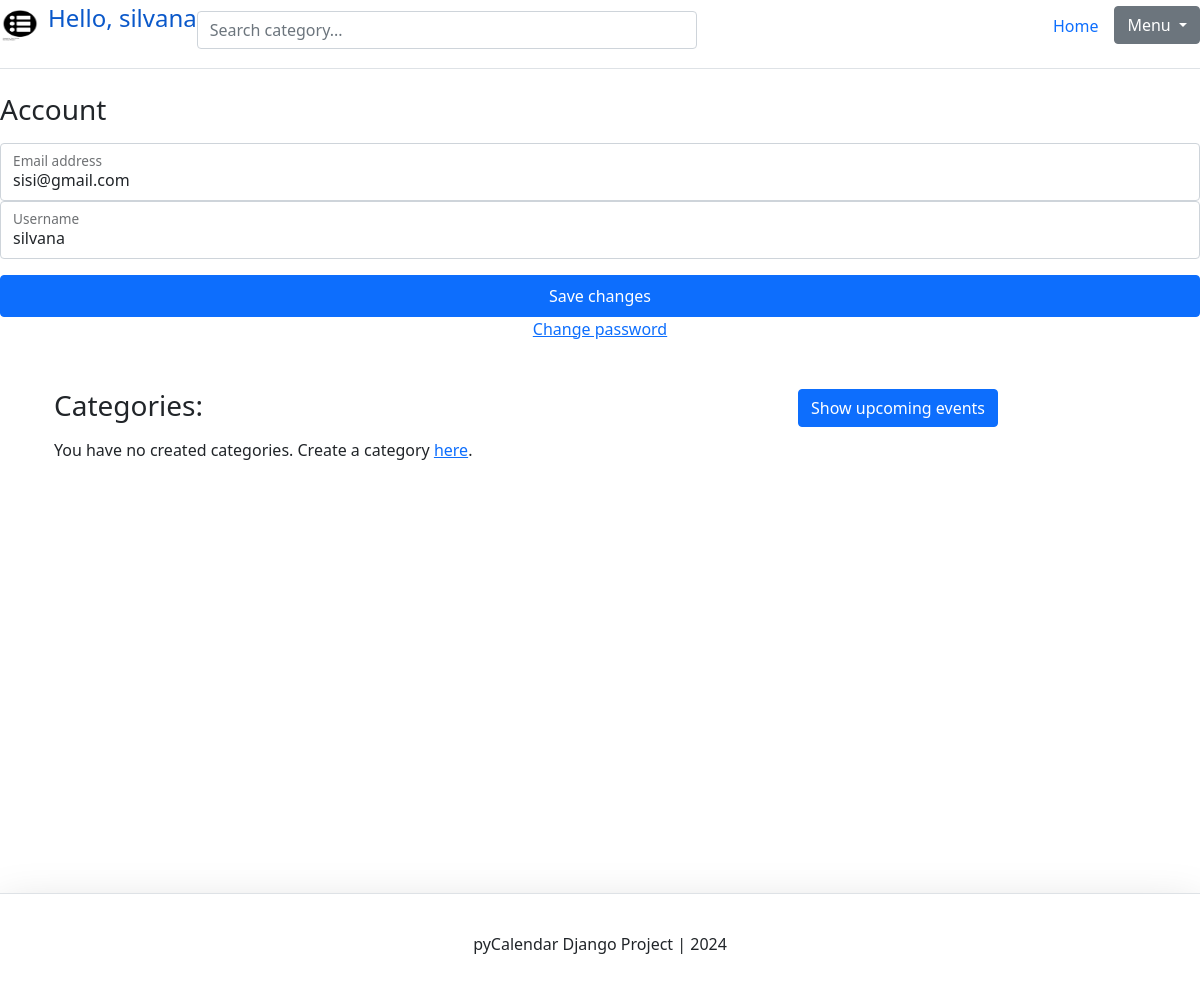
The app's page /account/ (signed in) with its own data.
### account/models.py (models this page shows, shortened)
class Account(AbstractBaseUser):
    email = models.EmailField(verbose_name="email", max_length=60, unique=True)
    username = models.CharField(max_length=30, unique=True)
    date_joined = models.DateTimeField(verbose_name="date joined", auto_now_add=True)
    last_login = models.DateTimeField(verbose_name="last login", auto_now_add=True)
    is_admin = models.BooleanField(default=False)
    is_active = models.BooleanField(default=True)
    is_staff = models.BooleanField(default=False)
    is_superuser = models.BooleanField(default=False)
    USERNAME_FIELD = 'email' #С какво да се логват потребителите
    REQUIRED_FIELDS = ['username',] #Какви полета е задължително да попълни потребителят, за да се регистрира
    objects = MyAccountManager()

### account/views.py (the view)
# urls.py: path('account/', account_view, name='account'),
def account_view(request):
    if not request.user.is_authenticated:
        return redirect('login')
    context = {}
    if request.POST:
        form = AccountUpdateForm(request.POST, instance=request.user)
        if form.is_valid():
            form.initial = {
                "email": request.POST['email'],
                "username": request.POST['username'],
            }
            form.save()
            context['success_msg'] = "Updated"
    else:
        form = AccountUpdateForm(
            initial={ #Какво да се визуализира при достъпване на профила, преди да се опитат да ги променят
                "email": request.user.email,
                "username": request.user.username,
            }
        )
    context['account_form'] = form
    categories = EventCategory.objects.filter(created_user=request.user)
    context['category_list'] = categories
    upcoming_events = generate_upcoming_events(request.user)
    event_list = Event.objects.filter(
        Q(created_user=request.user) | Q(participants=request.user)
    ).distinct()
    context['upcoming_events'] = upcoming_events
    context['event_list'] = event_list
    today = timezone.now().date()
    recap_data = None
    if not recap_data and today.month == 12 and today.day == 31:
        recap_data = annual_recap_task(request.user)
    context['recap_data'] = recap_data
    return render(request, 'account/account.html', context)

### account/forms.py (shortened to what this page needs)
class AccountUpdateForm(forms.ModelForm):
    class Meta:
        model = Account
        fields = ('email', 'username')

### event/helpers.py (called while the page is built)
def generate_upcoming_events(user):
    now = timezone.now()
    upcoming_events = Event.objects.filter(
        Q(created_user=user) | Q(participants=user),
        start_date__lte=now + timedelta(hours=24),
        start_date__gte=now
    ).distinct()
    return upcoming_events

### account/templates/account/account.html (shortened to what this page needs)
{% extends 'base.html' %}
{% block content %}
<main class="form-signin w-100 m-auto">
  <form method="post"> {% csrf_token %}
    <h1 class="h3 mb-3 fw-normal">Account</h1>
    <div class="form-floating">
      <input type="email" name="email" class="form-control" id="floatingInput" placeholder="Email address"
      value="{{account_form.initial.email}}">
      <label for="floatingInput">Email address</label>
    </div>
    <div class="form-floating">
      <input type="text" name="username" class="form-control" id="floatingUsername" placeholder="Username"
      value="{{account_form.initial.username}}">
      <label for="floatingUsername">Username</label>
    </div>
    <button class="btn btn-primary w-100 py-2" type="submit">Save changes</button>
  </form>
</main>
<div class="d-flex flex-column">
 <a class="m-auto" href="{% url 'password_change' %}">Change password</a>
</div>
<div class="container mt-4 p-4">
  <div class="row">
    <div class="category-list col-8">
      <h3 class="mb-3 font-weight-normal">Categories:</h3>
      {% if category_list %}
      <ul>
          {% for category in category_list %}
            <a href="{% url 'event:detail-category' category.slug %}" style="text-decoration: none;">
              <li class="list-group-item">{{category}}</li>
            </a>
          {% endfor %}
      </ul>
      {% else %}
      <p>You have no created categories. Create a category <a href="{% url 'event:create-category' %}">here</a>.</p>
      {% endif %}
    </div>
    <div class="col-4">
      {% include 'account/snippets/upcoming_events.html' with event_list=upcoming_events %}
    </div>
  </div>
</div>
{% endblock content %}

### templates/snippets/header.html (shortened to what this page needs)
{% load static %}
<div class="d-flex flex-column flex-md-row align-items-center pb-3 mb-4 border-bottom">
      <a href="/" class="d-flex align-items-center link-body-emphasis text-decoration-none">
        <img src="{% static 'category_logo.png' %}" width="40" height="32" class="me-2" viewBox="0 0 118 94">
        <span class="fs-4">
            {% if request.user.is_authenticated %}
            <p>Hello, {{request.user.username}}</p>
            {% endif %}
        </span>
      </a>
      <div class="search-bar mt-sm-2 mr-2">
        <form method="get">
          <input type="text" class="form-control" name="q" id="id_q" placeholder="Search category...">
        </form>
      </div>
      <nav class="d-inline-flex mt-2 mt-md-0 ms-md-auto">
        {% if request.user.is_authenticated %}
            <a class="me-3 py-2 link-body-emphasis text-decoration-none" href="{% url 'home' %}">Home</a>
            <div class="dropdown">
                <button class="btn btn-secondary dropdown-toggle" type="button" id="dropdownMenuButton" data-bs-toggle="dropdown" aria-expanded="false">
                    Menu
                </button>
            </div>
        {% else %}
            <a class="me-3 py-2 link-body-emphasis text-decoration-none" href="{% url 'login' %}">Login</a>
            <a class="btn btn-outline-primary" href="{% url 'register' %}">Register</a>
        {% endif %}
      </nav>
</div>

### templates/snippets/header.html (style rules this page uses)
body { background-image: linear-gradient(180deg, var(--bs-secondary-bg), var(--bs-body-bg) 100px, var(--bs-body-bg)); }
.search-bar { max-width: 500px; width: 100%; }
form { width: 100%; }

### records on screen
Account: user.username "silvana", email "sisi@gmail.com", username "silvana"
